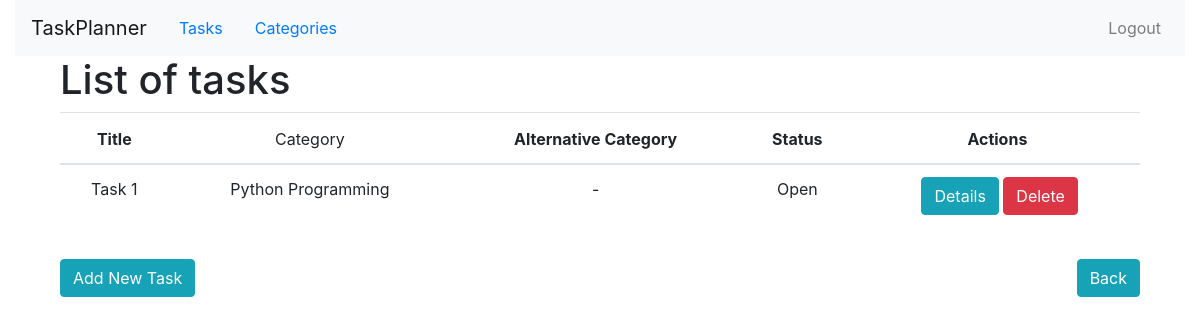
Page /task/ (signed in) on the earlier database version.
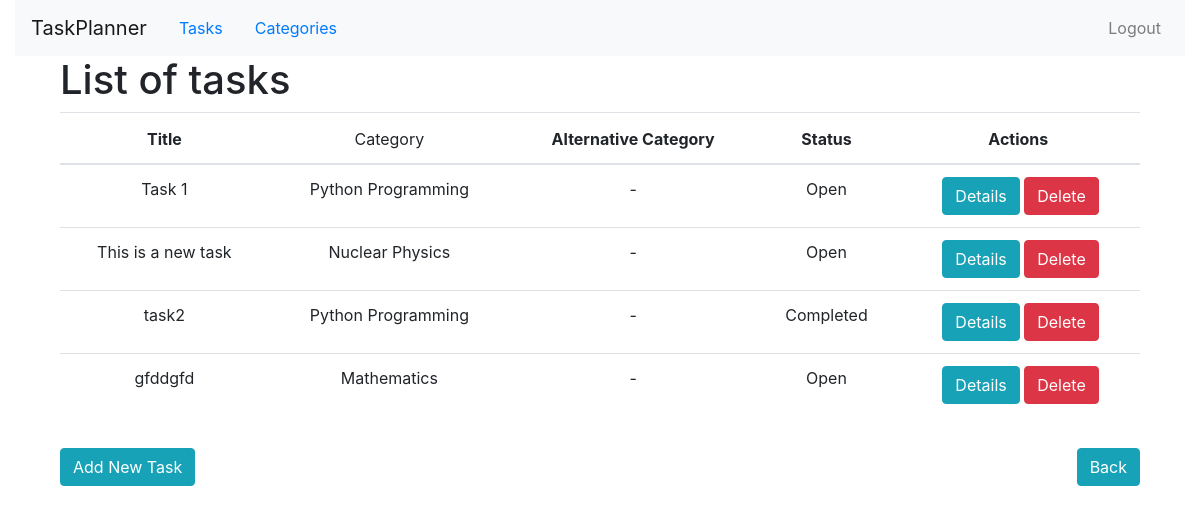
Same page on the later database version.
### planner_app/models.py (models this page shows, shortened)
class TaskItem(models.Model):
    STATUS_CHOICES = [
        ("completed", "Completed"),
        ("open", "Open"),
        ("cancelled", "Cancelled"),
        ("optional", "Optional"),
    ]
    user = models.ForeignKey(User, on_delete=models.CASCADE)
    title = models.CharField(max_length=200)
    description = models.TextField(blank=True, null=True)
    category = models.ForeignKey(
        TaskCategory, related_name="tasks", on_delete=models.CASCADE
    )
    alternative_category = models.ForeignKey(
        TaskCategory,
        related_name="alternative_tasks",
        blank=True,
        null=True,
        on_delete=models.SET_NULL,
    )
    status = models.CharField(max_length=10, choices=STATUS_CHOICES, default="open")
    date_created = models.DateTimeField(auto_now_add=True)
    date_closed = models.DateTimeField(blank=True, null=True)
    objects = TaskItemManager()

class TaskCategory(models.Model):
    user = models.ForeignKey(User, on_delete=models.CASCADE)
    name = models.CharField(max_length=200)
    description = models.TextField(blank=True, null=True)
    def __str__(self):
        return str(self.name)

### planner_app/views.py (the view)
# urls.py: path("task/", views.task, name="task"),
@login_required
def task(request):
    tasks = TaskItem.objects.filter(user=request.user)  # Filter tasks by logged-in user
    sort_by_task_category = request.GET.get("sort_by_task_category")
    if sort_by_task_category == "category":
        tasks = tasks.order_by("-category")  # Sort tasks alphabetically by category
    context = {"tasks": tasks, "task_create_url": "task_create", "home_url": "home"}
    return render(request, "planner_app/task_list.html", context)

### planner_app/templates/planner_app/task_list.html (shortened to what this page needs)
{% extends "base.html" %} {% block title %} Task Page {% endblock %} {% block content %}
<div class="container">
    <h1 class="text-left">List of tasks</h1>
    <table class="table text-center">
        <thead>
            <tr>
                <th>Title</th>
                <th>
                    <form method="get" style="display: inline">
                        <button type="submit" class="btn btn-link"
                            style="padding: 0; border: none; background: none; color: inherit">
                            Category
                        </button>
                    </form>
                </th>
                <th>Alternative Category</th>
                <th>Status</th>
                <th>Actions</th>
            </tr>
        </thead>
        <tbody>
            {% for task in tasks %}
            <tr>
                <td>{{ task.title }}</td>
                <td>{{ task.category }}</td>
                <td>{{ task.alternative_category|default_if_none:"-" }}</td>
                <td>{{ task.get_status_display }}</td>
                <td>
                    <form action="{% url 'task_detail' task.pk %}" method="get" style="display: inline">
                        <button type="submit" class="btn btn-info">Details</button>
                    </form>
                    <form action="{% url 'task_delete' task.pk %}" method="get" style="display: inline">
                        <button type="submit" class="btn btn-danger">Delete</button>
                    </form>
                </td>
            </tr>
            {% endfor %}
        </tbody>
    </table>
    {% include 'planner_app/button_row.html' with url='task_create' text="Add New Task" back_url='home' %}
</div>
{% endblock %}

### templates/base.html (shortened to what this page needs)
<!DOCTYPE html>
<html lang="en">
    <head>
        <link rel="stylesheet"
              href="https://stackpath.bootstrapcdn.com/bootstrap/4.3.1/css/bootstrap.min.css"
              rel="stylesheet" />
        {% load static %}
        <link rel="stylesheet" href="{% static 'planner_app/css/styles.css' %}">
    </head>
    <body>
        <div class="container-fluid">
            <nav class="navbar navbar-expand-lg navbar-light bg-light">
                <a class="navbar-brand" href="{% url 'home' %}">TaskPlanner</a>
                {% if user.is_authenticated %}
                    <a class="nav-link" href="{% url 'task' %}">Tasks</a>
                    <a class="nav-link" href="{% url 'category' %}">Categories</a>
                {% endif %}
                <div class="collapse navbar-collapse" id="navbarNav">
                    <ul class="navbar-nav ml-auto">
                        {% if user.is_authenticated %}
                            <li class="nav-item">
                                <a class="nav-link" href="{% url 'logout' %}">Logout</a>
                            </li>
                        {% endif %}
                    </ul>
                </div>
            </nav>
            <div class="container">
                {% block content %}{% endblock %}
            </div>
        </div>
    </body>
</html>

### planner_app/templates/planner_app/button_row.html
<div class="row">
    <div class="col-md-6 text-left">
        <a href="{% url url %}" class="btn btn-info mt-3">{{ text }}</a>
    </div>
    <div class="col-md-6 text-right">
        <a href="{% url back_url %}" class="btn btn-info mt-3">Back</a>
    </div>
</div>

Differences in the rows shown:
added TaskItem: title "This is a new task", category "Nuclear Physics", alternative_category "-", status "Open"
added TaskItem: title "task2", category "Python Programming", alternative_category "-", status "Completed"
added TaskItem: title "gfddgfd", category "Mathematics", alternative_category "-", status "Open"
